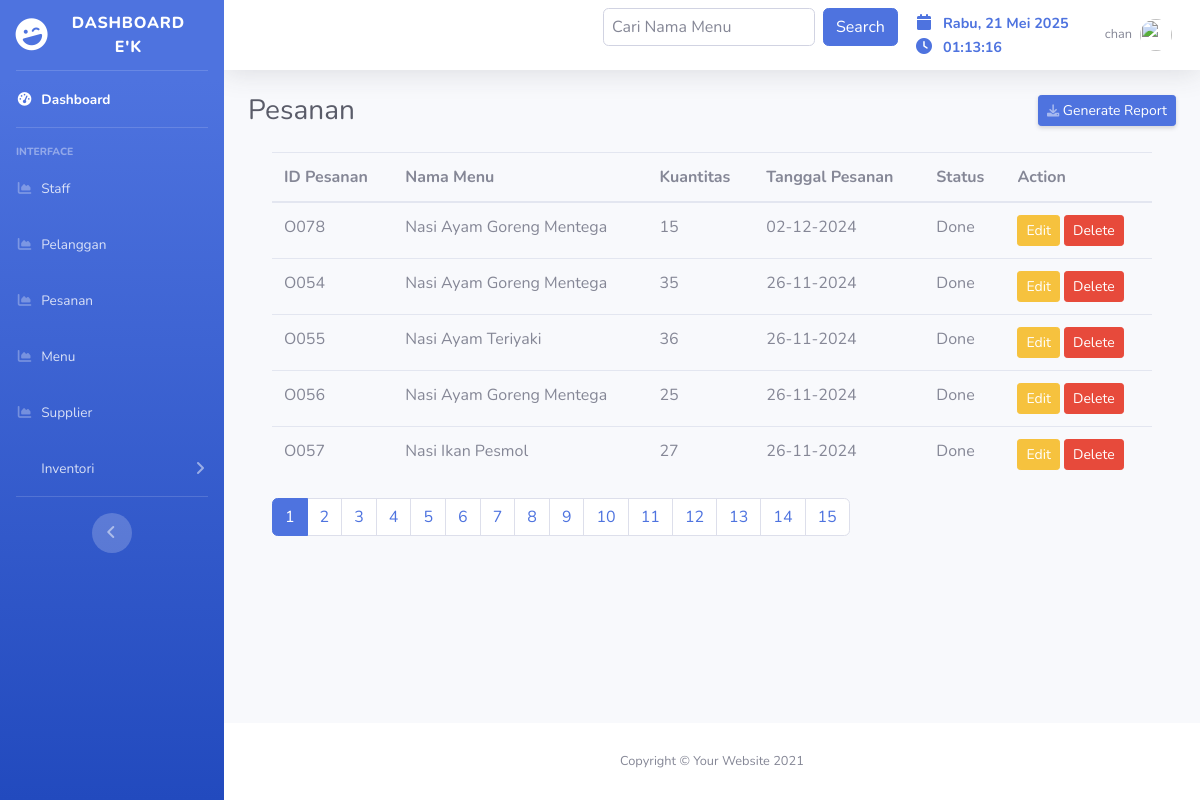
Page /pesanan.php (signed in) on the committed database.
### tables this page shows
CREATE TABLE `pesanan` (
  `pesananID` varchar(4) NOT NULL,
  `userID` varchar(4) NOT NULL,
  `menuID` varchar(4) NOT NULL,
  `tanggalPesanan` date NOT NULL,
  `kuantitas` int(3) NOT NULL,
  `totalHarga` int(15) NOT NULL,
  `statID` varchar(4) NOT NULL,
  `stokDikurangi` tinyint(1) DEFAULT 0
);

CREATE TABLE `menu` (
  `menuID` varchar(4) NOT NULL,
  `namaMenu` varchar(35) NOT NULL,
  `deskripsi` text NOT NULL,
  `harga` int(10) NOT NULL,
  `gambar` text NOT NULL
);

CREATE TABLE `status` (
  `statID` varchar(4) NOT NULL,
  `statName` varchar(15) NOT NULL
);

### pesanan.php (the view, shortened to what this page needs)
<?php
require_once 'includes/config.php';
require_once 'admin/header.php';
require_once 'admin/navbar.php';
$page = isset($_GET['page']) ? (int)$_GET['page'] : 1;
$limit = 5;
$offset = ($page - 1) * $limit;
$userID = isset($_GET['userID']) ? $_GET['userID'] : '';
$menuID = isset($_GET['menuID']) ? $_GET['menuID'] : '';
$bulan = isset($_GET['bulan']) ? $_GET['bulan'] : '';
$status = isset($_GET['status']) ? $_GET['status'] : '';
$query = "SELECT p.*, s.statName, m.namaMenu
          FROM pesanan p
          LEFT JOIN status s ON p.statID = s.statID
          LEFT JOIN menu m ON p.menuID = m.menuID
          WHERE 1=1";
$query .= " ORDER BY p.tanggalPesanan DESC LIMIT ? OFFSET ?";
$stmt = $conn->prepare($query);
$params = [];
$types = '';
$params[] = $limit;
$params[] = $offset;
$types .= 'ii';
$stmt->bind_param($types, ...$params);
$stmt->execute();
$pesananList = $stmt->get_result();
$totalQuery = "SELECT COUNT(*) as total FROM pesanan";
$totalResult = $conn->query($totalQuery);
$totalRow = $totalResult->fetch_assoc();
$totalItems = $totalRow['total'];
$totalPages = ceil($totalItems / $limit);
?>
<div id="content-wrapper" class="d-flex flex-column">
    <nav class="navbar navbar-expand navbar-light bg-white topbar mb-4 static-top shadow">
    <ul class="navbar-nav ml-auto">
    <form method="GET" action="pesanan.php" class="form-inline mb-3">
        <div class="form-group mr-2">
            <input type="text" class="form-control" name="search" placeholder="Cari Nama Menu" value="<?php echo isset($_GET['search']) ? $_GET['search'] : ''; ?>">
        </div>
        <button type="submit" class="btn btn-primary">Search</button>
    </form>
        <li class="nav-item no-arrow mx-1">
            <div class="nav-link">
                <span class="mr-2 d-none d-lg-inline text-gray-600">
                    <i class="fas fa-calendar fa-fw"></i>
                    <span id="tanggalHariIni"></span>
                    <br>
                    <i class="fas fa-clock fa-fw"></i>
                    <span id="jamDigital"></span>
                </span>
            </div>
        </li>
        <li class="nav-item dropdown no-arrow">
            <a class="nav-link dropdown-toggle" href="#" id="userDropdown" role="button"
                data-toggle="dropdown" aria-haspopup="true" aria-expanded="false">
                <span class="mr-2 d-none d-lg-inline text-gray-600 small">
                <?php
                if (isset($_SESSION['username'])) {
                    echo "" . $_SESSION['username'];
                } ?>
                </span>
                <img class="img-profile rounded-circle"
                    src="img/undraw_profile.svg">
            </a>
        </li>
    </ul>
    </nav>
    <div id="content">
        <div class="container-fluid">
            <div class="d-sm-flex align-items-center justify-content-between mb-4">
                <h1 class="h3 mb-0 text-gray-800">Pesanan</h1>
                <a href="admin/pesanan/exportpesanan.php"
                    class="d-none d-sm-inline-block btn btn-sm btn-primary shadow-sm
                    <?php echo (($_SESSION['role'] === 'customer' || $_SESSION['role'] === 'staff') ? 'disabled' : ''); ?>"
                    <?php echo (($_SESSION['role'] === 'customer' || $_SESSION['role'] === 'staff') ? 'onclick="return false;"' : ''); ?>>
                    <i class="fas fa-download fa-sm text-white-50"></i> Generate Report
                </a>
            </div>
            <div class="container-fluid">
                <form method="GET" action="pesanan.php">
                    <table class="table">
                        <thead>
                            <tr>
                                <th>ID Pesanan</th>
                                <th>Nama Menu</th>
                                <th>Kuantitas</th>
                                <th>Tanggal Pesanan</th>
                                <th>Status</th>
                                <th>Action</th>
                            </tr>
                        </thead>
                        <tbody>
                            <?php foreach ($pesananList as $pesanan): ?>
                                <tr>
                                    <td><?php echo $pesanan['pesananID']; ?></td>
                                    <td><?php echo $pesanan['namaMenu']; ?></td>
                                    <td><?php echo $pesanan['kuantitas']; ?></td>
                                    <td><?php echo date('d-m-Y', strtotime($pesanan['tanggalPesanan'])); ?></td>
                                    <td><?php echo $pesanan['statName']; ?></td>
                                    <td>
                                        <a href="admin/pesanan/editpesanan.php?id=<?php echo $pesanan['pesananID']; ?>" class="btn btn-warning btn-sm">Edit</a>
                                        <a href="admin/pesanan/deletepesanan.php?id=<?php echo $pesanan['pesananID']; ?>" class="btn btn-danger btn-sm" onclick="return confirm('Are you sure?');">Delete</a>
                                    </td>
                                </tr>
                            <?php endforeach; ?>
                        </tbody>
                    </table>
                    <nav aria-label="Page navigation">
                        <ul class="pagination">
                            <?php for ($i = 1; $i <= $totalPages; $i++): ?>
                                <li class="page-item <?php echo ($i == $page) ? 'active' : ''; ?>">
                                <a class="page-link" href="pesanan.php?page=<?php echo $i; ?>&userID=<?php echo $userID; ?>&menuID=<?php echo $menuID; ?>&bulan=<?php echo $bulan; ?>&status=<?php echo $status; ?>&search=<?php echo isset($_GET['search']) ? $_GET['search'] : ''; ?>">
                                        <?php echo $i; ?>
                                    </a>
                                </li>
                            <?php endfor; ?>
                        </ul>
                    </nav>
                </form>
            </div>
        </div>
    </div>
<?php
require_once 'admin/footer.php';
?>

### admin/css/custom.css (style rules this page uses)
#jamDigital, #tanggalHariIni { font-weight: bold; font-size: 0.9em; color: #4e73df; }
.nav-link span { white-space: nowrap; }
.fas.fa-clock, .fas.fa-calendar { margin-right: 5px; color: #4e73df; }
.form-group { margin-bottom: 15px; }
.form-group input { width: 100%; padding: 8px; box-sizing: border-box; }

### rows in the picture
pesanan: pesananID "O078", menuID.namaMenu "Nasi Ayam Goreng Mentega", kuantitas "15", tanggalPesanan "02-12-2024", statID.statName "Done"
pesanan: pesananID "O054", menuID.namaMenu "Nasi Ayam Goreng Mentega", kuantitas "35", tanggalPesanan "26-11-2024", statID.statName "Done"
pesanan: pesananID "O055", menuID.namaMenu "Nasi Ayam Teriyaki", kuantitas "36", tanggalPesanan "26-11-2024", statID.statName "Done"
pesanan: pesananID "O056", menuID.namaMenu "Nasi Ayam Goreng Mentega", kuantitas "25", tanggalPesanan "26-11-2024", statID.statName "Done"
pesanan: pesananID "O057", menuID.namaMenu "Nasi Ikan Pesmol", kuantitas "27", tanggalPesanan "26-11-2024", statID.statName "Done"

### other values in the picture
$_SESSION['username'] "chan"
